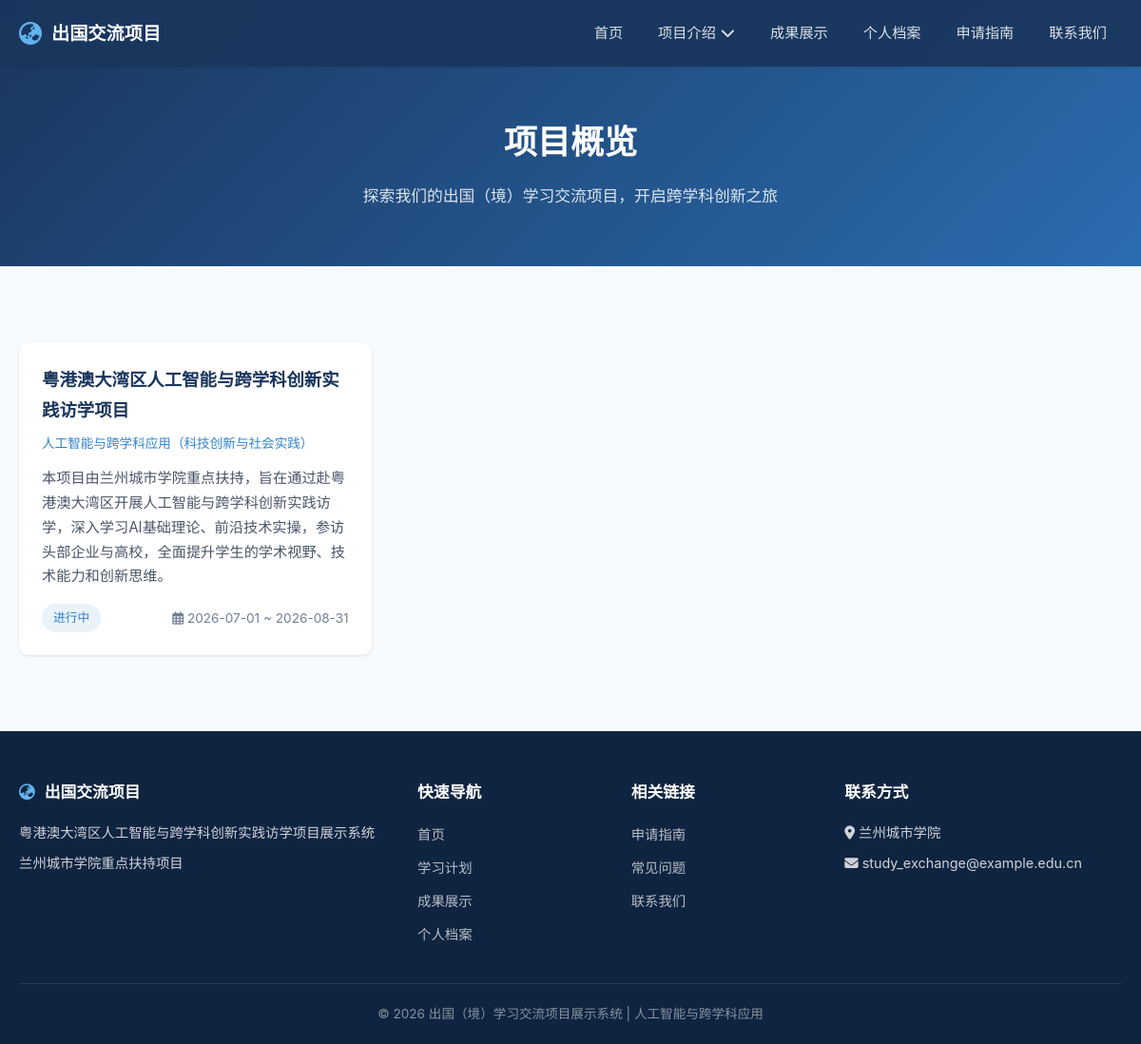
The app's page /project/ with its own data.
### app/models/models.py (models this page shows, shortened)
class Project(db.Model):
    __tablename__ = 'projects'
    id = db.Column(db.Integer, primary_key=True)
    title = db.Column(db.String(200), nullable=False, comment='项目标题')
    subtitle = db.Column(db.String(300), comment='项目副标题')
    description = db.Column(db.Text, comment='项目描述')
    category = db.Column(db.String(50), comment='项目类别')
    status = db.Column(db.String(20), default='进行中', comment='项目状态')
    start_date = db.Column(db.Date, comment='开始日期')
    end_date = db.Column(db.Date, comment='结束日期')
    cover_image = db.Column(db.String(200), comment='封面图片路径')
    created_at = db.Column(db.DateTime, default=datetime.now)
    updated_at = db.Column(db.DateTime, default=datetime.now, onupdate=datetime.now)
    learning_modules = db.relationship('LearningModule', backref='project', lazy='dynamic')

### app/routes/project.py (the view)
@project_bp.route('/')
def project_list():
    projects = Project.query.order_by(Project.created_at.desc()).all()
    return render_template('pages/project/list.html', projects=projects)

### app/templates/pages/project/list.html (shortened to what this page needs)
{% extends "base.html" %}
{% block content %}
<div class="page-header">
    <div class="container">
        <h1>项目概览</h1>
        <p>探索我们的出国（境）学习交流项目，开启跨学科创新之旅</p>
    </div>
</div>
<section class="section">
    <div class="container">
        <div class="card-grid">
            {% for project in projects %}
            <a href="{{ url_for('project.project_detail', project_id=project.id) }}" class="card reveal" style="text-decoration: none; color: inherit;">
                <div class="card-body">
                    <h3>{{ project.title }}</h3>
                    {% if project.subtitle %}
                    <p class="card-subtitle">{{ project.subtitle }}</p>
                    {% endif %}
                    <p>{{ project.description[:100] }}{% if project.description|length > 100 %}...{% endif %}</p>
                    <div style="margin-top: 16px; display: flex; align-items: center; justify-content: space-between; flex-wrap: wrap; gap: 8px;">
                        {% if project.status %}
                        <span class="badge badge-{{ project.status_class|default('provincial') }}">{{ project.status }}</span>
                        {% endif %}
                        {% if project.start_date and project.end_date %}
                        <span style="font-size: 0.85rem; color: var(--text-light);">
                            <i class="far fa-calendar-alt"></i> {{ project.start_date }} ~ {{ project.end_date }}
                        </span>
                        {% endif %}
                    </div>
                </div>
            </a>
            {% endfor %}
        </div>
    </div>
</section>
{% endblock %}

### app/static/css/style.css (style rules this page uses)
:root { --primary: #1a365d; --primary-light: #2b6cb0; --primary-dark: #0f2440; --accent: #3182ce; --accent-light: #63b3ed; --success: #38a169; --warning: #d69e2e; --danger: #e53e3e; --text-primary: #1a202c; --text-secondary: #4a5568; --text-light: #718096; --bg-primary: #ffffff; --bg-secondary: #f7fafc; --bg-tertiary: #edf2f7; --border-color: #e2e8f0; --shadow-sm: 0 1px 3px rgba(0,0,0,0.1); --shadow-md: 0 4px 12px rgba(0,0,0,0.1); --shadow-lg: 0 10px 30px rgba(0,0,0,0.15); --radius-sm: 6px; --radius-md: 10px; --radius-lg: 16px; --transition: all 0.3s ease; --max-width: 1200px; }
*, *::before, *::after { margin: 0; padding: 0; box-sizing: border-box; }
html { scroll-behavior: smooth; font-size: 16px; }
body { font-family: 'Noto Sans SC', -apple-system, BlinkMacSystemFont, 'Segoe UI', sans-serif; color: var(--text-primary); background-color: var(--bg-secondary); line-height: 1.7; -webkit-font-smoothing: antialiased; }
a { color: var(--accent); text-decoration: none; transition: var(--transition); }
.container { max-width: var(--max-width); margin: 0 auto; padding: 0 20px; }
.section { padding: 80px 0; }
.card-grid { display: grid; grid-template-columns: repeat(auto-fill, minmax(320px, 1fr)); gap: 24px; }
.card { background: var(--bg-primary); border-radius: var(--radius-md); box-shadow: var(--shadow-sm); overflow: hidden; transition: var(--transition); }
.card-body { padding: 24px; }
.card-body h3 { font-size: 1.15rem; color: var(--primary); margin-bottom: 8px; }
.card-body .card-subtitle { font-size: 0.85rem; color: var(--accent); margin-bottom: 12px; font-weight: 500; }
.card-body p { color: var(--text-secondary); font-size: 0.95rem; line-height: 1.7; }
.badge { display: inline-block; padding: 4px 12px; border-radius: 50px; font-size: 0.8rem; font-weight: 500; }
.badge-provincial { background: rgba(49, 130, 206, 0.1); color: var(--accent); }
.page-header { background: linear-gradient(135deg, var(--primary) 0%, var(--primary-light) 100%); color: #fff; padding: 120px 20px 60px; text-align: center; }
.page-header h1 { font-size: 2.2rem; font-weight: 700; margin-bottom: 12px; }
.page-header p { font-size: 1.05rem; opacity: 0.85; }
.reveal { opacity: 0; transform: translateY(30px); transition: opacity 0.6s ease, transform 0.6s ease; }
.reveal.visible { opacity: 1; transform: translateY(0); }

### records on screen
Project: title "粤港澳大湾区人工智能与跨学科创新实践访学项目", subtitle "人工智能与跨学科应用（科技创新与社会实践）", description "本项目由兰州城市学院重点扶持，旨在通过赴粤港澳大湾区开展人工智能与跨学科创新实践访学，深入学习AI基础理论、前沿技术实操，参访头部企业与高校，全面提升学生的学术视野、技术能力和创新思维。", status "进行中", start_date "2026-07-01", end_date "2026-08-31"
